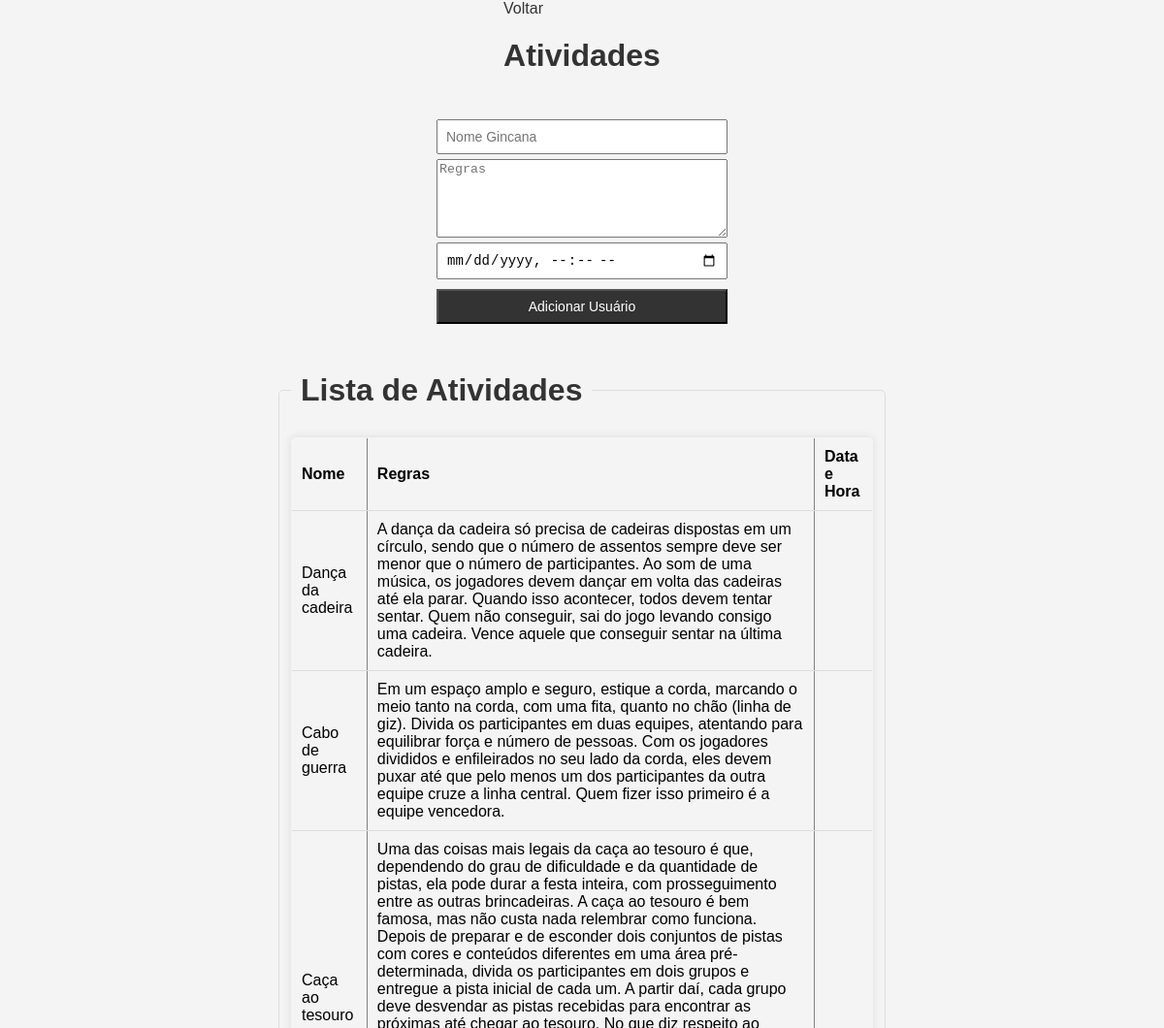
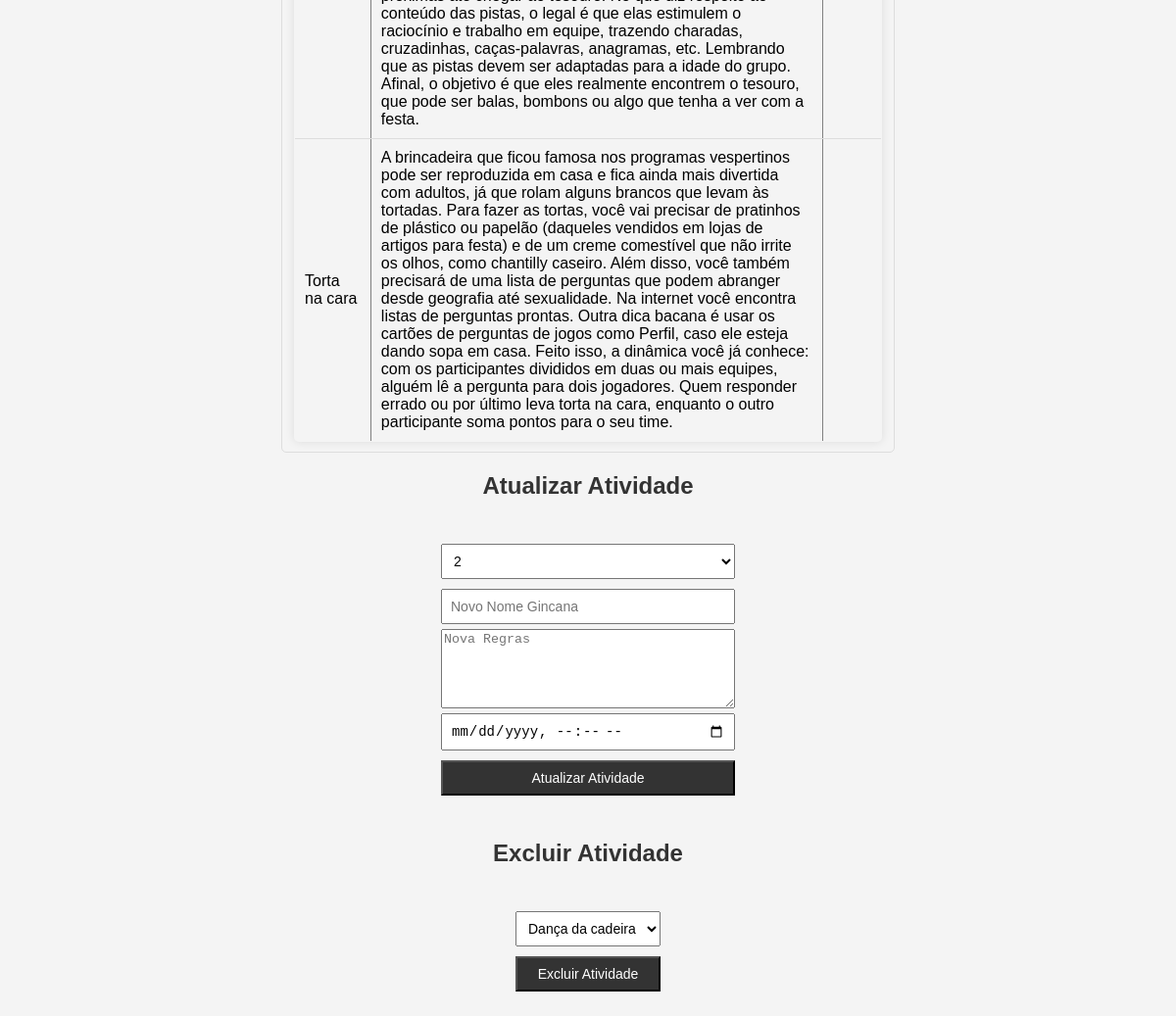
Before: /Public/Adm/ativ.php with the older database file (2 pictures, top to bottom).
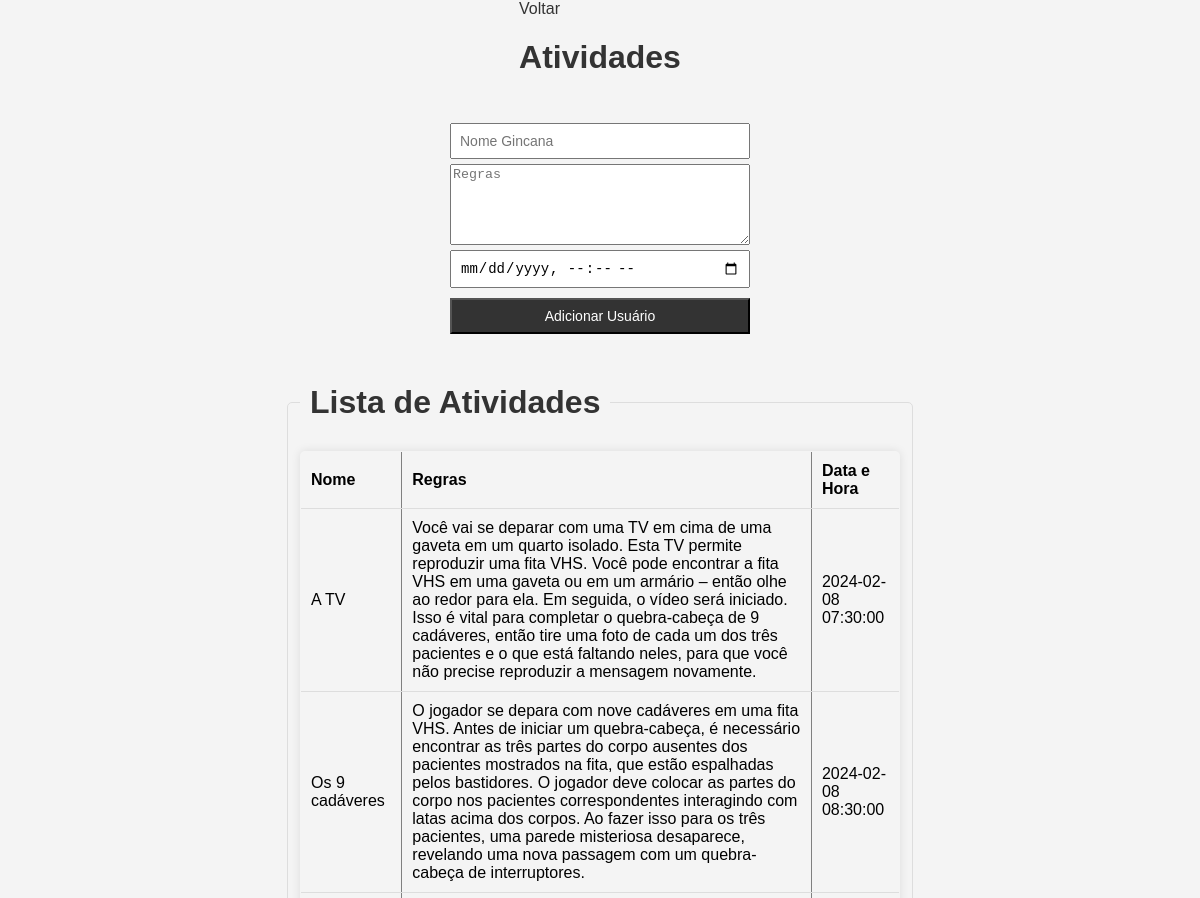
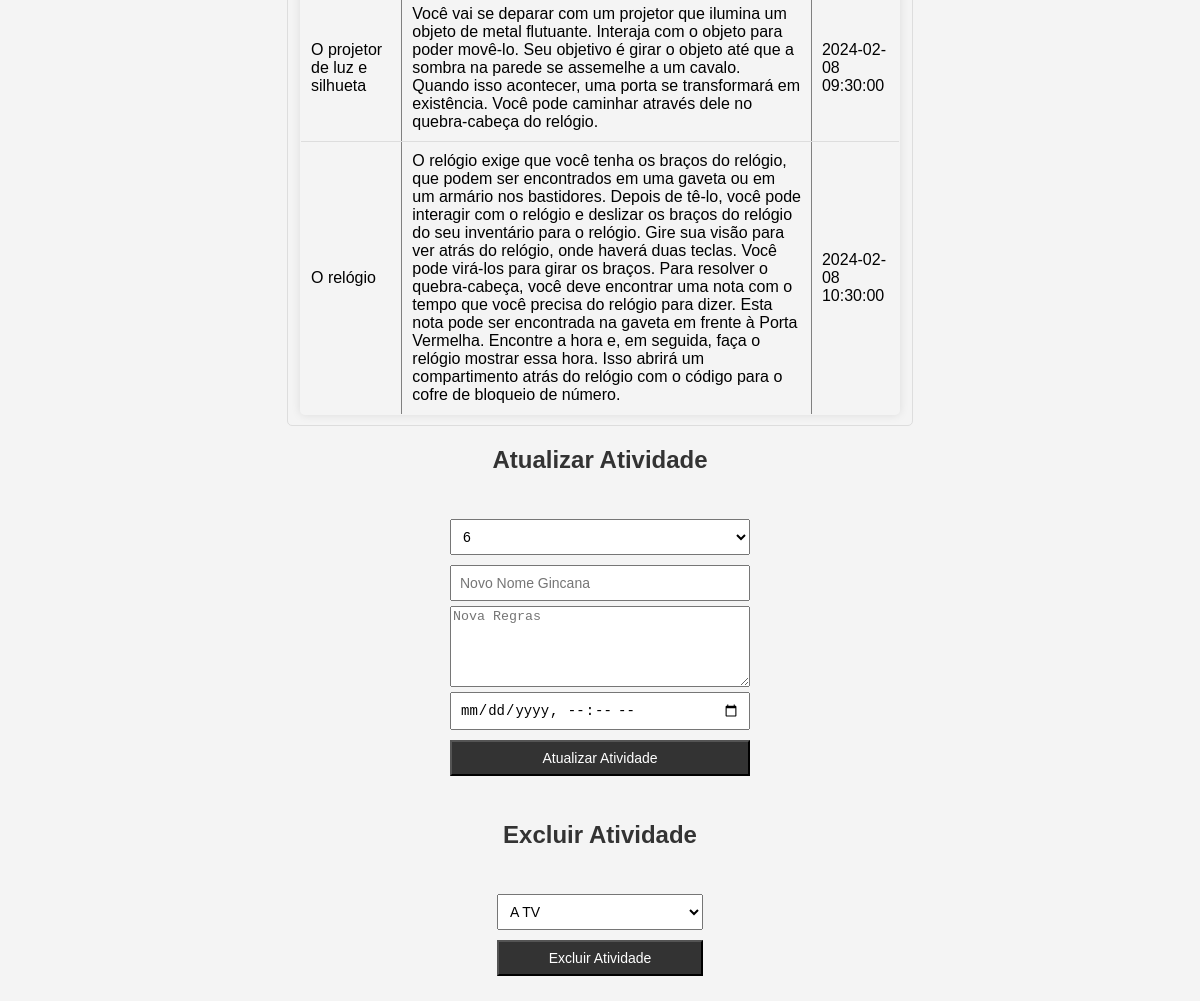
After: the same page with the newer database file (2 pictures, top to bottom).
### tables this page shows
CREATE TABLE `atividades` (
  `id_ativ` int(11) NOT NULL,
  `nome` varchar(255) NOT NULL,
  `regras` text NOT NULL,
  `data` datetime NOT NULL
);

### App/Controller/AtivController.php (called while the page is built, shortened)
<?php
require_once '../../App/Model/AtivModel.php';
class AtivController {
    private $ativModel;
    public function __construct($pdo) {
        $this->ativModel = new AtivModel($pdo);
    }
    public function listarAtivs() {
        return $this->ativModel->listarAtivs();
    }
    public function exibirListaAtivs() {
        $ativs = $this->ativModel->listarAtivs();
        include '../../Resources/View/atividade/lista.php';
    }
}
?>

### App/Model/AtivModel.php (called while the page is built, shortened)
<?php
class AtivModel {
    private $pdo;
    public function __construct($pdo) {
        $this->pdo = $pdo;
    }
    public function listarAtivs() {
        $sql = "SELECT * FROM atividades";
        $stmt = $this->pdo->query($sql);
        return $stmt->fetchAll(PDO::FETCH_ASSOC);
    }
}
?>

### Public/Adm/ativ.php (the view, shortened to what this page needs)
<?php
require_once '../../Config/config.php';
require_once '../../App/Controller/AtivController.php';
$ativController = new AtivController($pdo);
$ativs = $ativController->listarAtivs();
?>
<!DOCTYPE html>
<html lang="pt-br">
<head>
    <link rel="stylesheet" href="../../Resources/Css/adm2.css">
</head>
<body>
    <header>
        <a href="index.php">Voltar</a>
        <h1>Atividades</h1>
    </header>
    <form method="post">
        <input type="text" name="nome" placeholder="Nome Gincana" required>
        <textarea name="regras" cols="50" rows="5" placeholder="Regras" required></textarea>
        <input type="datetime-local" name="data" required>
        <button type="submit">Adicionar Usuário</button>
    </form>
    <?php
        $ativController->exibirListaAtivs();
    ?>
    <h2>Atualizar Atividade</h2>
    <form method="post">
        <select name="id_ativ">
            <?php foreach ($ativs as $ativ): ?>
                <option value="<?php echo $ativ['id_ativ']; ?>"><?php echo $ativ['id_ativ']; ?></option>
            <?php endforeach; ?>
        </select>
        <input type="text" name="atualizar_nome" placeholder="Novo Nome Gincana" required>
        <textarea name="atualizar_regras" cols="50" rows="5" placeholder="Nova Regras" required></textarea>
        <input type="datetime-local" name="atualizar_data" required>
        <button type="submit">Atualizar Atividade</button>
    </form>
    <h2>Excluir Atividade</h2>
    <form method="post">
        <select name="excluir_id_ativ">
            <?php foreach ($ativs as $ativ): ?>
                <option value="<?php echo $ativ['id_ativ']; ?>"><?php echo $ativ['nome']; ?></option>
            <?php endforeach; ?>
        </select>
        <button type="submit">Excluir Atividade</button>
    </form>
</body>
</html>

### Resources/View/atividade/lista.php (shortened to what this page needs)
<!DOCTYPE html>
<html>
<head>
</head>
<body>
    <fieldset>
        <legend><h1>Lista de Atividades</h1></legend>
            <table border="1">
                <thead>
                    <tr>
                        <th>Nome</th>
                        <th>Regras</th>
                        <th>Data e Hora</th>
                    </tr>
                </thead>
                <?php foreach ($ativs as $ativ): ?>
                    <tbody>
                        <tr>
                            <td><?php echo $ativ['nome']; ?></td>
                            <td><?php echo $ativ['regras']; ?></td>
                            <td><?php echo $ativ['data']; ?></td>
                        </tr>
                <?php endforeach; ?>
            </table>
    </fieldset>
</body>
</html>

Changed rows visible on the page:
removed atividades: nome "Dança da cadeira", regras "A dança da cadeira só precisa de cadeiras dispostas em um círculo, sendo que o número de assentos sempre deve ser menor que o número de participantes. Ao som de uma música, os jogadores devem dançar em volta das cadeiras até ela parar. Quando isso acontecer, todos devem tentar sentar. Quem não conseguir, sai do jogo levando consigo uma cadeira. Vence aquele que conseguir sentar na última cadeira."
removed atividades: nome "Cabo de guerra", regras "Em um espaço amplo e seguro, estique a corda, marcando o meio tanto na corda, com uma fita, quanto no chão (linha de giz). Divida os participantes em duas equipes, atentando para equilibrar força e número de pessoas. Com os jogadores divididos e enfileirados no seu lado da corda, eles devem puxar até que pelo menos um dos participantes da outra equipe cruze a linha central. Quem fizer isso primeiro é a equipe vencedora."
removed atividades: nome "Caça ao tesouro", regras "Uma das coisas mais legais da caça ao tesouro é que, dependendo do grau de dificuldade e da quantidade de pistas, ela pode durar a festa inteira, com prosseguimento entre as outras brincadeiras. A caça ao tesouro é bem famosa, mas não custa nada relembrar como funciona. Depois de preparar e de esconder dois conjuntos de pistas com cores e conteúdos diferentes em uma área pré-determinada, divida os participantes em dois grupos e entregue a pista inicial de cada um. A partir daí, cada grupo deve desvendar as pistas recebidas para encontrar as próximas até chegar ao tesouro. No que diz respeito ao conteúdo das pistas, o legal é que elas estimulem o raciocínio e trabalho em equipe, trazendo…"
removed atividades: nome "Torta na cara", regras "A brincadeira que ficou famosa nos programas vespertinos pode ser reproduzida em casa e fica ainda mais divertida com adultos, já que rolam alguns brancos que levam às tortadas. Para fazer as tortas, você vai precisar de pratinhos de plástico ou papelão (daqueles vendidos em lojas de artigos para festa) e de um creme comestível que não irrite os olhos, como chantilly caseiro. Além disso, você também precisará de uma lista de perguntas que podem abranger desde geografia até sexualidade. Na internet você encontra listas de perguntas prontas. Outra dica bacana é usar os cartões de perguntas de jogos como Perfil, caso ele esteja dando sopa em casa. Feito isso, a dinâmica você já conhece: com os…"
added atividades: nome "A TV", regras "Você vai se deparar com uma TV em cima de uma gaveta em um quarto isolado. Esta TV permite reproduzir uma fita VHS. Você pode encontrar a fita VHS em uma gaveta ou em um armário – então olhe ao redor para ela. Em seguida, o vídeo será iniciado. Isso é vital para completar o quebra-cabeça de 9 cadáveres, então tire uma foto de cada um dos três pacientes e o que está faltando neles, para que você não precise reproduzir a mensagem novamente.", data "2024-02-08 07:30:00"
added atividades: nome "Os 9 cadáveres", regras "O jogador se depara com nove cadáveres em uma fita VHS. Antes de iniciar um quebra-cabeça, é necessário encontrar as três partes do corpo ausentes dos pacientes mostrados na fita, que estão espalhadas pelos bastidores. O jogador deve colocar as partes do corpo nos pacientes correspondentes interagindo com latas acima dos corpos. Ao fazer isso para os três pacientes, uma parede misteriosa desaparece, revelando uma nova passagem com um quebra-cabeça de interruptores.", data "2024-02-08 08:30:00"
added atividades: nome "O projetor de luz e silhueta", regras "Você vai se deparar com um projetor que ilumina um objeto de metal flutuante. Interaja com o objeto para poder movê-lo. Seu objetivo é girar o objeto até que a sombra na parede se assemelhe a um cavalo. Quando isso acontecer, uma porta se transformará em existência. Você pode caminhar através dele no quebra-cabeça do relógio.", data "2024-02-08 09:30:00"
added atividades: nome "O relógio", regras "O relógio exige que você tenha os braços do relógio, que podem ser encontrados em uma gaveta ou em um armário nos bastidores. Depois de tê-lo, você pode interagir com o relógio e deslizar os braços do relógio do seu inventário para o relógio. Gire sua visão para ver atrás do relógio, onde haverá duas teclas. Você pode virá-los para girar os braços. Para resolver o quebra-cabeça, você deve encontrar uma nota com o tempo que você precisa do relógio para dizer. Esta nota pode ser encontrada na gaveta em frente à Porta Vermelha. Encontre a hora e, em seguida, faça o relógio mostrar essa hora. Isso abrirá um compartimento atrás do relógio com o código para o cofre de bloqueio de número.", data "2024-02-08 10:30:00"
Other visible differences:
form field id_ativ: "2" → "6"
form field excluir_id_ativ: "Dança da cadeira" → "A TV"
